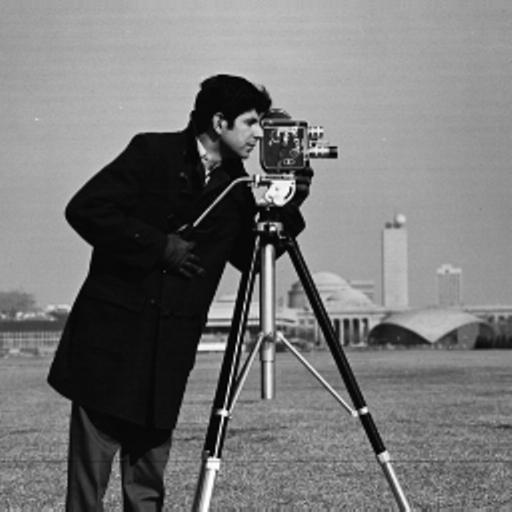
#> input picture  Assignment  solve problems using python/problem 3.4/cameraman.tif, 512 x 512 px
$ python 'problem 3.4.py'
#> lines starting #> are read from the running program, lines starting #| are printed output that depends on the picture; after the words box and inside, x2 and y2 are one past the last pixel; in counts of white or black regions, pixels touching at a corner belong together
#solve problem 3.4 using python

import cv2
import numpy as np
from matplotlib import pyplot as plt

# Read the image in greyscale
img = cv2.imread('cameraman.tif',0)
#> img is the input picture: shape (512, 512); min 0, max 255, mean 118.3

#Iterate over each pixel and change pixel value to binary using np.binary_repr() and store it in a list.
lst = []
for i in range(img.shape[0]):
    for j in range(img.shape[1]):
         lst.append(np.binary_repr(img[i][j] ,width=8)) # width = no. of bits
#> after the loop, lst = 262144 items

# We have a list of strings where each string represents binary pixel value. To extract bit planes we need to iterate over the strings and store the characters corresponding to bit planes into lists.
# Multiply with 2^(n-1) and reshape to reconstruct the bit image.
eight_bit_img = (np.array([int(i[0]) for i in lst],dtype = np.uint8) * 128).reshape(img.shape[0],img.shape[1])
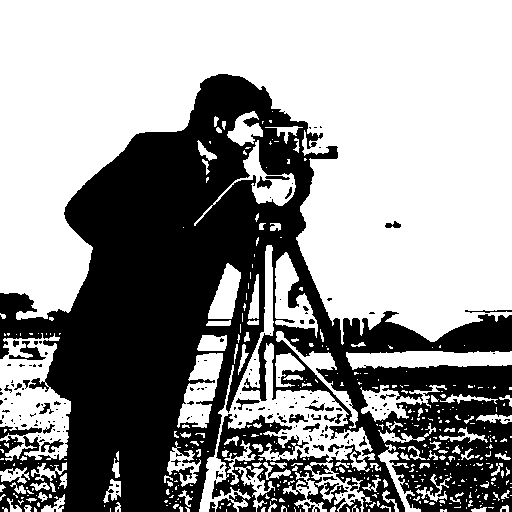
#> eight_bit_img: shape (512, 512); values 0 (black) and 128 (white), 59% white; 193 black regions (155 under 20 px), largest, box (x1, y1, x2, y2) and area: (0, 74, 512, 512) 104171, (0, 426, 42, 439) 254, (9, 341, 46, 360) 253
seven_bit_img = (np.array([int(i[1]) for i in lst],dtype = np.uint8) * 64).reshape(img.shape[0],img.shape[1])
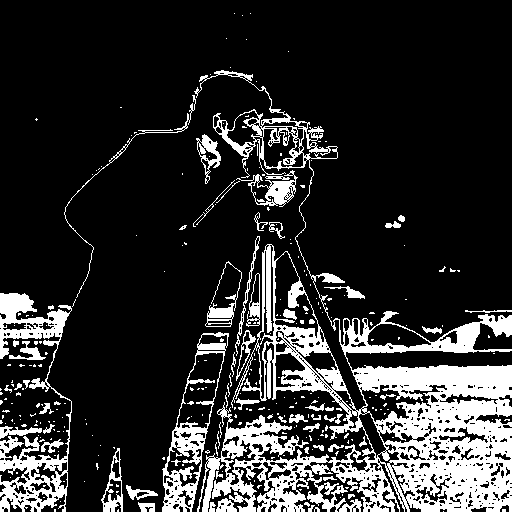
#> seven_bit_img: shape (512, 512); values 0 (black) and 64 (white), 18.3% white; 303 white regions (242 under 20 px), largest, box (x1, y1, x2, y2) and area: (194, 70, 512, 512) 32664, (0, 293, 72, 512) 4992, (162, 332, 229, 512) 2582
six_bit_img = (np.array([int(i[2]) for i in lst],dtype = np.uint8) * 32).reshape(img.shape[0],img.shape[1])
#> six_bit_img: shape (512, 512); values 0 (black) and 32 (white), 51.6% white; 990 black regions (872 under 20 px), largest, box (x1, y1, x2, y2) and area: (0, 0, 512, 512) 110982, (0, 0, 53, 94) 2325, (351, 206, 406, 307) 1355
five_bit_img = (np.array([int(i[3]) for i in lst],dtype = np.uint8) * 16).reshape(img.shape[0],img.shape[1])
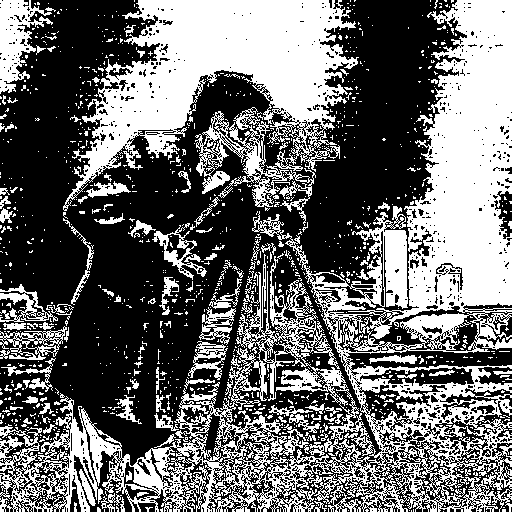
#> five_bit_img: shape (512, 512); values 0 (black) and 16 (white), 42.3% white; 1281 white regions (1158 under 20 px), largest, box (x1, y1, x2, y2) and area: (0, 0, 512, 512) 64034, (63, 0, 359, 226) 29638, (0, 0, 53, 94) 2325
four_bit_img = (np.array([int(i[4]) for i in lst],dtype = np.uint8) * 8).reshape(img.shape[0],img.shape[1])
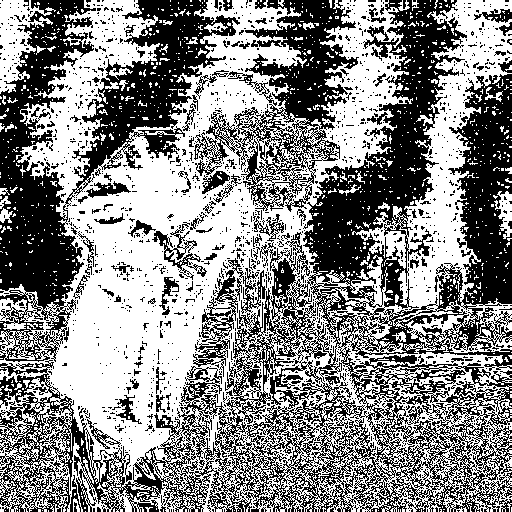
#> four_bit_img: shape (512, 512); values 0 (black) and 8 (white), 53.4% white; 1751 black regions (1643 under 20 px), largest, box (x1, y1, x2, y2) and area: (0, 0, 512, 512) 69002, (0, 0, 240, 362) 27297, (194, 0, 359, 212) 11317
three_bit_img = (np.array([int(i[5]) for i in lst],dtype = np.uint8) * 4).reshape(img.shape[0],img.shape[1])
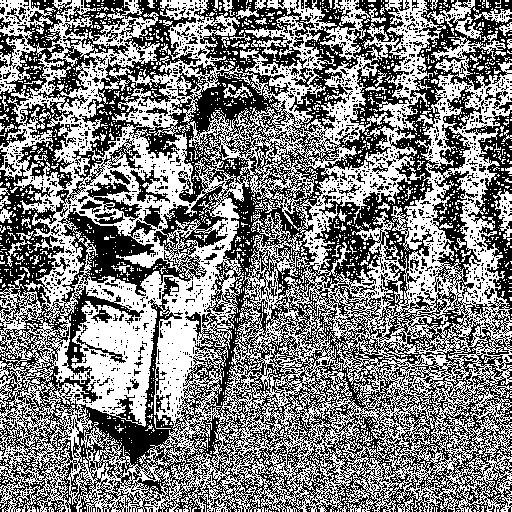
#> three_bit_img: shape (512, 512); values 0 (black) and 4 (white), 50% white; 2167 white regions (2076 under 20 px), largest, box (x1, y1, x2, y2) and area: (0, 0, 512, 512) 117407, (0, 0, 53, 94) 1692, (427, 0, 483, 40) 672
two_bit_img = (np.array([int(i[6]) for i in lst],dtype = np.uint8) * 2).reshape(img.shape[0],img.shape[1])
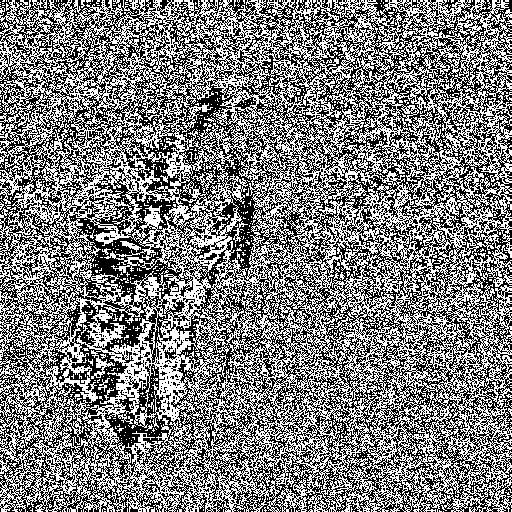
#> two_bit_img: shape (512, 512); values 0 (black) and 2 (white), 49.5% white in thin lines or dots
one_bit_img = (np.array([int(i[7]) for i in lst],dtype = np.uint8) * 1).reshape(img.shape[0],img.shape[1])
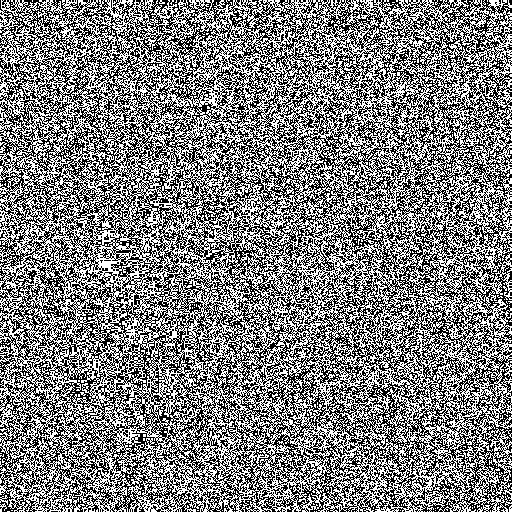
#> one_bit_img: shape (512, 512); values 0 (black) and 1 (white), 50% white in thin lines or dots


#display images
images = [img,eight_bit_img,seven_bit_img,six_bit_img,five_bit_img
          ,four_bit_img,three_bit_img,two_bit_img,one_bit_img]
titles=['original image','eight_bit','seven_bit','six_bit','five_bit','four_bit','three_bit','two_bit','one_bit']

for i in range(9):
    plt.subplot(3 , 3 , i+1)
    plt.imshow(images[i] , 'gray')
    plt.title(titles[i])
    plt.xticks([])
    plt.yticks([])

plt.show()
